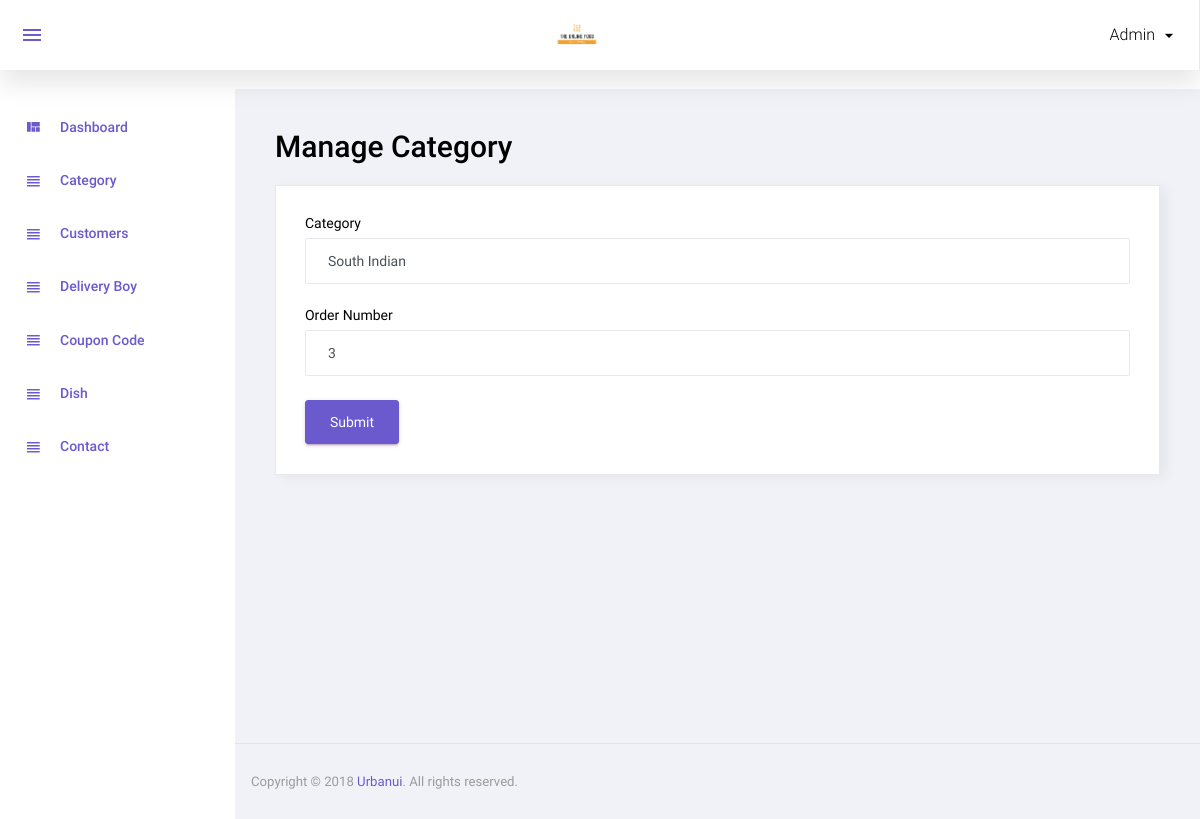
Before: /admin/manage_category.php?id=3 (signed in) with the older database file.
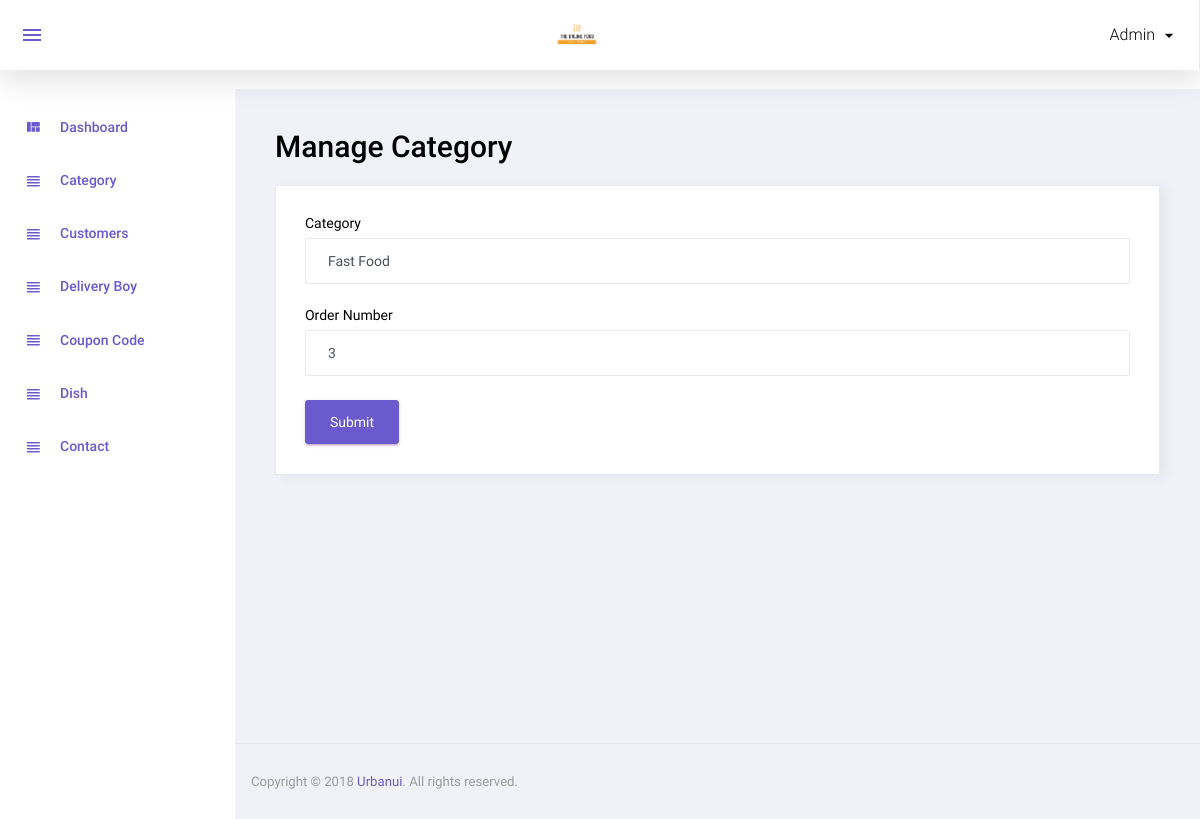
After: the same page with the newer database file.
### tables this page shows
CREATE TABLE `category` (
  `id` int(11) NOT NULL,
  `category` varchar(50) NOT NULL,
  `order_number` int(11) NOT NULL,
  `status` int(11) NOT NULL,
  `added_on` datetime NOT NULL
);

### function.inc.php (called while the page is built, shortened)
<?php
function get_safe_value($str){
    global  $con;
    $str=mysqli_real_escape_string($con,$str);
    return $str;
}
    ?>

### admin/manage_category.php (the view, shortened to what this page needs)
<?php
include('top.php');
$category="";
$order_number="";
if(isset($_GET['id']) && $_GET['id']>0){
    $id=get_safe_value($_GET['id']);
    $row=mysqli_fetch_assoc(mysqli_query($con,"SELECT * FROM category WHERE id='$id'"));
    $category=$row['category'];
    $order_number=$row['order_number'];
}
?>
<div class="row">
			<h1 class="grid_title ml10 ml15">Manage Category</h1>
            <div class="col-12 grid-margin stretch-card">
              <div class="card">
                <div class="card-body">
                  <form class="forms-sample" method="post">
                    <div class="form-group">
                      <label for="exampleInputName1">Category</label>
                      <input type="text" class="form-control" placeholder="Category" name="category" required value="<?php echo $category ?>">
                    </div>
                    <div class="form-group">
                      <label for="exampleInputEmail3">Order Number</label>
                      <input type="text" class="form-control"  placeholder="Order Number" name="order_number" value="<?php echo $order_number ?>">
                    </div>
                    <button type="submit" class="btn btn-primary mr-2" name="submit">Submit</button>
                  </form>
                </div>
              </div>
            </div>
		 </div>
<?php
include('footer.php');
?>

Changed rows visible on the page:
changed category: category "South Indian" → "Fast Food"
